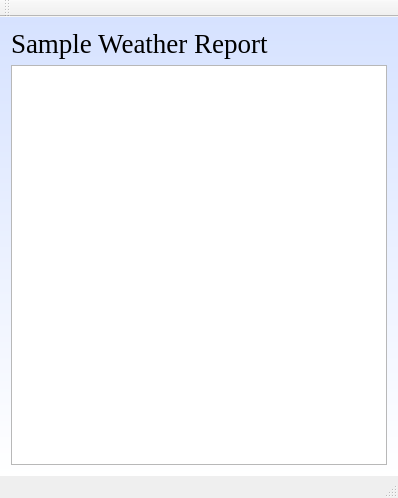
<?xml version="1.0" encoding="UTF-8"?>
<ui version="4.0">
 <class>CWeatherReportWindow</class>
 <widget class="QMainWindow" name="CWeatherReportWindow">
  <property name="geometry">
   <rect>
    <x>0</x>
    <y>0</y>
    <width>398</width>
    <height>498</height>
   </rect>
  </property>
  <property name="font">
   <font>
    <pointsize>20</pointsize>
   </font>
  </property>
  <property name="windowTitle">
   <string>Sample Weather Report</string>
  </property>
  <property name="styleSheet">
   <string notr="true">QWidget#centralWidget{ 
	background-color: qlineargradient(spread:pad, x1:0, y1:0, x2:0, y2:1, stop:0 rgba(214, 226, 255, 255), stop:1 rgba(255, 255, 255, 255));
}
</string>
  </property>
  <property name="iconSize">
   <size>
    <width>64</width>
    <height>64</height>
   </size>
  </property>
  <widget class="QWidget" name="centralWidget">
   <layout class="QVBoxLayout" name="verticalLayout">
    <item>
     <widget class="QLabel" name="label">
      <property name="font">
       <font>
        <family>Times New Roman</family>
        <pointsize>20</pointsize>
       </font>
      </property>
      <property name="text">
       <string>Sample Weather Report</string>
      </property>
     </widget>
    </item>
    <item>
     <widget class="QListWidget" name="_locationListWidget"/>
    </item>
   </layout>
  </widget>
  <widget class="QMenuBar" name="menuBar">
   <property name="geometry">
    <rect>
     <x>0</x>
     <y>0</y>
     <width>398</width>
     <height>22</height>
    </rect>
   </property>
  </widget>
  <widget class="QToolBar" name="mainToolBar">
   <attribute name="toolBarArea">
    <enum>TopToolBarArea</enum>
   </attribute>
   <attribute name="toolBarBreak">
    <bool>false</bool>
   </attribute>
  </widget>
  <widget class="QStatusBar" name="statusBar"/>
 </widget>
 <layoutdefault spacing="6" margin="11"/>
 <resources/>
 <connections/>
</ui>
